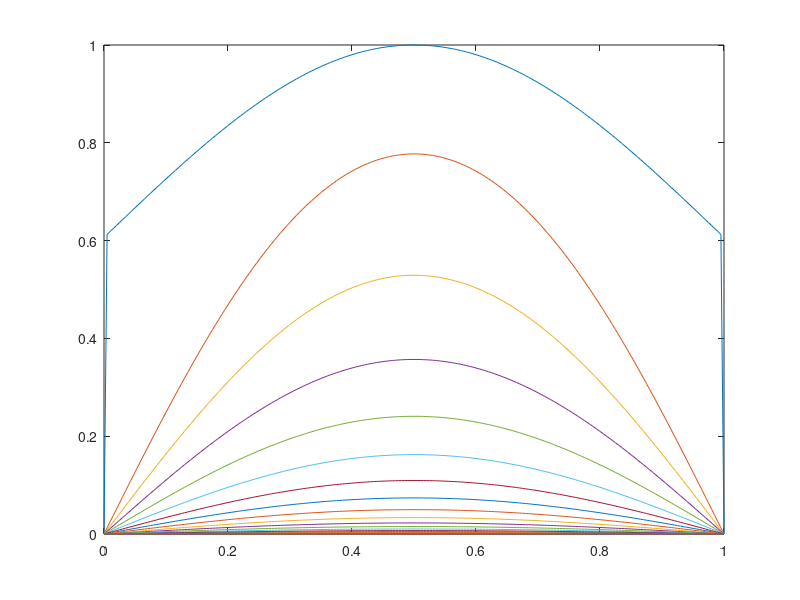

This figure's MATLAB source:
% Theta Scheme, with Thomas Algorithm
clear all;
theta =0.6;
alpha = 2; % Control the Standard Deviation
N = 1000; % Steps
T = 2; % End time
t = [0:T/N:T]; 
J = 200; % Space
x = [0:1/J:1];
mu = (T./N)./((1./J).^(2));
U = zeros(N+1,J+1);
mu
theta
% Initial Condition
for j=1:J+1
%============================================================
% Gaussian Curve
 U(1,j) = exp(-alpha.*(x(j)-1./2).^(2));
%============================================================
% Step Function: 
%if (x(j)>0.4)&&(x(j)<0.6)
%    U(1,j) = 1;
%else
%    U(1,j) = 0;
%end
%============================================================
% Boundary Condition
end
for n=1:N+1
    U(n,J+1) = 0;
    U(n,1) = 0;
end
% Implement the Scheme
a = zeros(J+1);
b = zeros(J+1);
c = zeros(J+1);
d = zeros(J+1);
e = zeros(J+1);
f = zeros(J+1);
for n=2:N
    for j=2:J
        a(j) = theta.*mu;
        b(j) = 1+2.*theta.*mu;
        c(j) = theta.*mu;
        d(j) = U(n-1,j)+(1-theta).*mu.*(U(n-1,j+1)-2.*U(n-1,j)+U(n-1,j-1));
        e(j) = c(j)./(b(j)-a(j).*e(j-1));
        f(j) = (d(j)+a(j).*f(j-1))./(b(j)-a(j).*e(j-1)); 
    end
    for k=J:-1:2
        U(n,k) = e(k).*U(n,k+1)+f(k);
    end
end

%Graph plotting

for i=1:20:N+1
    plot(x, U(i,:));
    hold all;
end



